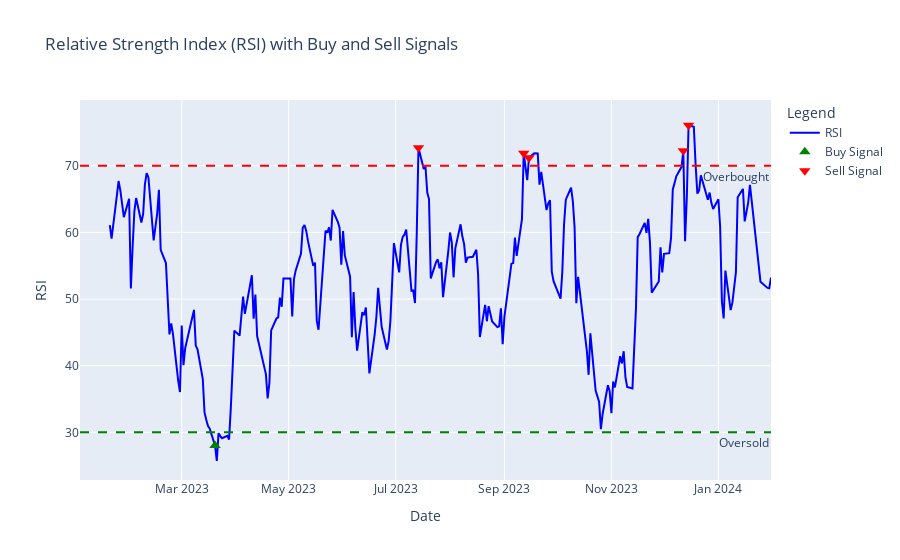

The cell this chart's notebook holds for it:
### Code cell
rsi.plot_rsi(period=14,upper=70,lower=30,featurename='Close')

### Figure 1 — Plotly figure (JSON) as saved in the notebook; plotly's stock layout.template omitted (floating-point values rounded to 4 significant figures; data arrays with more than 128 entries replaced by an {"elided": "..."} marker saying what was removed)
{"data": [{"line": {"color": "blue"}, "mode": "lines", "name": "RSI", "type": "scatter", "x": {"elided": "266 str values"}, "y": {"elided": "266 float values"}}, {"marker": {"color": "green", "size": 10, "symbol": "triangle-up"}, "mode": "markers", "name": "Buy Signal", "type": "scatter", "x": ["2023-03-20T00:00:00"], "y": [28.04]}, {"marker": {"color": "red", "size": 10, "symbol": "triangle-down"}, "mode": "markers", "name": "Sell Signal", "type": "scatter", "x": ["2023-07-14T00:00:00", "2023-09-12T00:00:00", "2023-09-15T00:00:00", "2023-12-12T00:00:00", "2023-12-15T00:00:00"], "y": [72.7, 71.88, 71.2, 72.25, 76.08]}], "layout": {"annotations": [{"showarrow": false, "text": "Overbought", "x": 1, "xanchor": "right", "xref": "x domain", "y": 70, "yanchor": "top", "yref": "y"}, {"showarrow": false, "text": "Oversold", "x": 1, "xanchor": "right", "xref": "x domain", "y": 30, "yanchor": "top", "yref": "y"}], "legend": {"title": {"text": "Legend"}}, "shapes": [{"line": {"color": "red", "dash": "dash"}, "type": "line", "x0": 0, "x1": 1, "xref": "x domain", "y0": 70, "y1": 70, "yref": "y"}, {"line": {"color": "green", "dash": "dash"}, "type": "line", "x0": 0, "x1": 1, "xref": "x domain", "y0": 30, "y1": 30, "yref": "y"}], "title": {"text": "Relative Strength Index (RSI) with Buy and Sell Signals"}, "xaxis": {"title": {"text": "Date"}}, "yaxis": {"title": {"text": "RSI"}}}}
